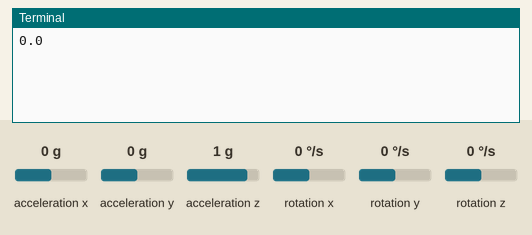
Simulated run of this program. Board: Raspberry Pi (BCM pin numbers). Shown: the last lines printed to the terminal. Inputs (shaded band) come from the test bench; at power-on: acceleration z 1 g, acceleration y 0 g, acceleration x 0 g, rotation x 0 °/s, rotation y 0 °/s, rotation z 0 °/s. The clock reads 2024-03-15 10:24:30 at power-on unless the program sets it.

Above: at 2.2 s.
2.3 s: acceleration z set to -1.4 g
At 2.9 s:
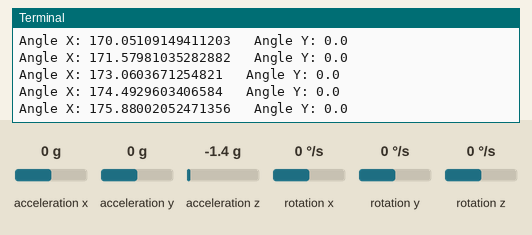
4.0 s: acceleration z set to 0 g
At 5.2 s:
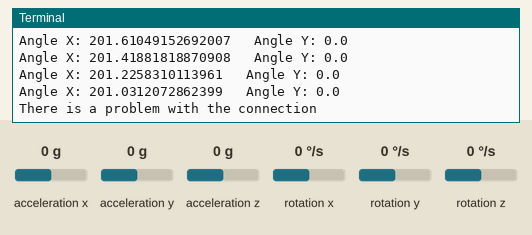
5.7 s: acceleration y set to -1.4 g
At 6.7 s:
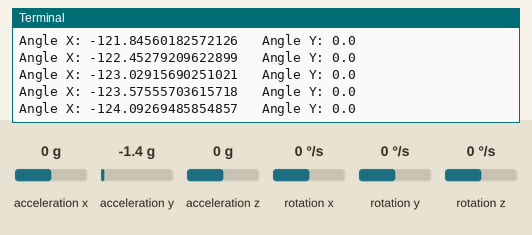
7.2 s: acceleration x set to -1.4 g
At 8.1 s:
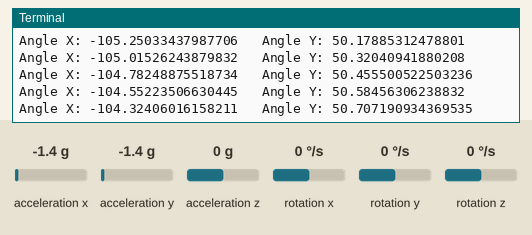
Timing chart, 0 to 9.7 s (numbered marks = the images above; inputs shaded):
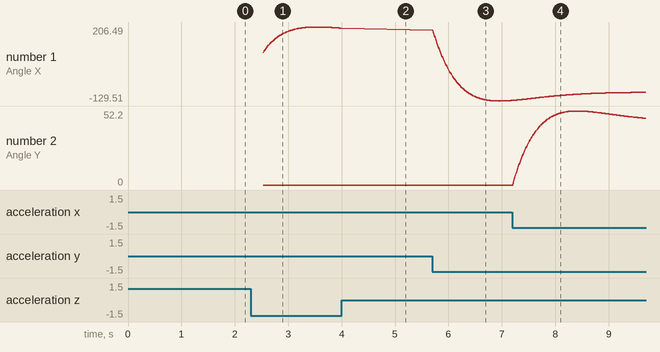

The program:

mpu-6050.py
```python
from Kalman import Kalman
import smbus
import time
import math

kalmanX = Kalman()
kalmanY = Kalman()

RestrictPitch= True
radToDeg = 57.2957786
kalmanAngleX = 0
kalmanAngleY = 0

#Bazı MPU6050 Registerları ve Registerların Adresleri
PWR_MGMT_1   = 0x6B
SMPLRT_DIV   = 0x19
CONFIG       = 0x1A
GYRO_CONFIG  = 0x1B
INT_ENABLE   = 0x38

ACCEL_XOUT_H = 0x3B #ACCEL_XOUT_L = 0x3C
ACCEL_YOUT_H = 0x3D #ACCEL_YOUT_L = 0x3E
ACCEL_ZOUT_H = 0x3F #ACCEL_ZOUT_L = 0x40

GYRO_XOUT_H  = 0x43 #GYRO_XOUT_L = 0x44
GYRO_YOUT_H  = 0x45 #GYRO_YOUT_L = 0x46
GYRO_ZOUT_H  = 0x47 #GYRO_ZOUT_L = 0x48

#Read the gyro and acceleromater values from MPU6050
def MPU_Init():
	#write to sample rate register
	bus.write_byte_data(DeviceAddress, SMPLRT_DIV, 7)

	#Write to power management register
	bus.write_byte_data(DeviceAddress, PWR_MGMT_1, 1)

	#Write to Configuration register
	#Setting DLPF (last three bit of 0X1A to 6 i.e '110' It removes the noise due to vibration.) https://ulrichbuschbaum.wordpress.com/2015/01/18/using-the-mpu6050s-dlpf/
	bus.write_byte_data(DeviceAddress, CONFIG, int('0000110',2))

	#Write to Gyro configuration register
	bus.write_byte_data(DeviceAddress, GYRO_CONFIG, 24)

	#Write to interrupt enable register
	bus.write_byte_data(DeviceAddress, INT_ENABLE, 1)


def read_raw_data(addr):
	#Accelero and Gyro value are 16-bit
        high = bus.read_byte_data(DeviceAddress, addr)
        low = bus.read_byte_data(DeviceAddress, addr+1)

        #concatenate higher and lower value
        value = ((high << 8) | low)

        #to get signed value from mpu6050
        if(value > 32768):
                value = value - 65536
        return value


bus = smbus.SMBus(1) 	# or bus = smbus.SMBus(0) for older version boards
DeviceAddress = 0x68   # MPU6050 device address

MPU_Init()

time.sleep(1)
#Read Accelerometer raw value
accX = read_raw_data(ACCEL_XOUT_H)
accY = read_raw_data(ACCEL_YOUT_H)
accZ = read_raw_data(ACCEL_ZOUT_H)

#print(accX,accY,accZ)
#print(math.sqrt((accY**2)+(accZ**2)))
if (RestrictPitch):
    roll = math.atan2(accY,accZ) * radToDeg
    pitch = math.atan(-accX/math.sqrt((accY**2)+(accZ**2))) * radToDeg
else:
    roll = math.atan(accY/math.sqrt((accX**2)+(accZ**2))) * radToDeg
    pitch = math.atan2(-accX,accZ) * radToDeg
print(roll)
kalmanX.setAngle(roll)
kalmanY.setAngle(pitch)
gyroXAngle = roll
gyroYAngle = pitch
compAngleX = roll
compAngleY = pitch

timer = time.time()
flag = 0
while True:
	if(flag >100): #Problem with the connection
		print("There is a problem with the connection")
		flag=0
		continue
	try:
	    #Read Accelerometer raw value
	    accX = read_raw_data(ACCEL_XOUT_H)
	    accY = read_raw_data(ACCEL_YOUT_H)
	    accZ = read_raw_data(ACCEL_ZOUT_H)

	    #Read Gyroscope raw value
	    gyroX = read_raw_data(GYRO_XOUT_H)
	    gyroY = read_raw_data(GYRO_YOUT_H)
	    gyroZ = read_raw_data(GYRO_ZOUT_H)

	    dt = time.time() - timer
	    timer = time.time()

	    if (RestrictPitch):
	        roll = math.atan2(accY,accZ) * radToDeg
	        pitch = math.atan(-accX/math.sqrt((accY**2)+(accZ**2))) * radToDeg
	    else:
	        roll = math.atan(accY/math.sqrt((accX**2)+(accZ**2))) * radToDeg
	        pitch = math.atan2(-accX,accZ) * radToDeg

	    gyroXRate = gyroX/131
	    gyroYRate = gyroY/131

	    if (RestrictPitch):

	        if((roll < -90 and kalAngleX >90) or (roll > 90 and kalAngleX < -90)):
	            kalmanX.setAngle(roll)
	            complAngleX = roll
	            kalAngleX   = roll
	            gyroXAngle  = roll
	        else:
	            kalAngleX = kalmanX.getAngle(roll,gyroXRate,dt)

	        if(abs(kalAngleX)>90):
	            gyroYRate  = -gyroYRate
	            kalAngleY  = kalmanY.getAngle(pitch,gyroYRate,dt)
	    else:

	        if((pitch < -90 and kalAngleY >90) or (pitch > 90 and kalAngleY < -90)):
	            kalmanY.setAngle(pitch)
	            complAngleY = pitch
	            kalAngleY   = pitch
	            gyroYAngle  = pitch
	        else:
	            kalAngleY = kalmanY.getAngle(pitch,gyroYRate,dt)

	        if(abs(kalAngleY)>90):
	            gyroXRate  = -gyroXRate
	            kalAngleX = kalmanX.getAngle(roll,gyroXRate,dt)

		#angle = (rate of change of angle) * change in time
	    gyroXAngle = gyroXRate * dt
	    gyroYAngle = gyroYAngle * dt

		#compAngle = constant * (old_compAngle + angle_obtained_from_gyro) + constant * angle_obtained from accelerometer
	    compAngleX = 0.93 * (compAngleX + gyroXRate * dt) + 0.07 * roll
	    compAngleY = 0.93 * (compAngleY + gyroYRate * dt) + 0.07 * pitch

	    if ((gyroXAngle < -180) or (gyroXAngle > 180)):
	        gyroXAngle = kalAngleX
	    if ((gyroYAngle < -180) or (gyroYAngle > 180)):
	        gyroYAngle = kalAngleY

	    print("Angle X: " + str(kalAngleX)+"   " +"Angle Y: " + str(kalAngleY))
	    #print(str(roll)+"  "+str(gyroXAngle)+"  "+str(compAngleX)+"  "+str(kalAngleX)+"  "+str(pitch)+"  "+str(gyroYAngle)+"  "+str(compAngleY)+"  "+str(kalAngleY))
	    time.sleep(0.005)

	except Exception as exc:
		flag += 1
```

Kalman.py
```python
class Kalman:

    # Kalman sınıfın constructor fonksiyonu
    def __init__(self):

        # Kalman filtresi değişkenleri

        self.QAngle = 0.001 # Accelometer için işlem gürültü varyans değeri set ediliyor
        self.QBias = 0.003 # Jiroskop sapması için işlem gürültü varyans değeri set ediliyor
        self.RMeasure = 0.03 # Ölçüm gürültüsünün varyans değeri set ediliyor

        self.angle = 0.0 # Açı resetlenir
        self.bias = 0.0 # Sapma resetlenir
        self.rate = 0.0 # Oran resetlenir

        self.P=[[0.0,0.0],[0.0,0.0]] # Hata kovaryans matrisi. Bu matris 2*2'liktir.

        self.K=[0.0,0.0] # Kalman kazanç vektörü

    def getAngle(self,newAngle, newRate,dt):

        # Zaman güncelleme denklemleri
        #Adım 1:

        self.rate = newRate - self.bias  # newRate son Jiroskop ölçüm değeridir.
        self.angle += dt * self.rate

        # Tahmini hata kovaryansını güncelle - Önümüzdeki hata kovaryansını yansıtın
        #Adım 2:

        self.P[0][0] += dt * (dt*self.P[1][1] -self.P[0][1] - self.P[1][0] + self.QAngle)
        self.P[0][1] -= dt * self.P[1][1]
        self.P[1][0] -= dt * self.P[1][1]
        self.P[1][1] += self.QBias * dt

        #Adım 4: Değişim Kovaryansı (Innovation covariance)

        s = self.P[0][0] + self.RMeasure # Tahmini hata

        #Adım 5: Kalman Kazancı Hesaplama (Kalman Gain)

        self.K[0] = self.P[0][0]/s
        self.K[1] = self.P[1][0]/s

        #Adım 3: Değişim (Innovation)
        y = newAngle - self.angle # Açı farkı

        #Adım 6: Açı güncellenir (Update the Angle)
        self.angle += self.K[0] * y
        self.bias  += self.K[1] * y

        #Adım 7: Tahmin hata varyansı hesaplanır (Calculate estimation error covariance - Update the error covariance)
        P00Temp = self.P[0][0]
        P01Temp = self.P[0][1]

        self.P[0][0] -= self.K[0] * P00Temp
        self.P[0][1] -= self.K[0] * P01Temp
        self.P[1][0] -= self.K[1] * P00Temp
        self.P[1][1] -= self.K[1] * P01Temp

        return self.angle

    def setAngle(self,angle):
        self.angle = angle

    def getQAngle(self,QAngle):
        return self.QAngle

    def setQAngle(self,QAngle):
        self.QAngle = QAngle

    def getQBias(self,QBias):
        return self.QBias

    def setQBias(self,QBias):
        self.QBias = QBias

    def  getRMeasure(self,RMeasure):
        return self.RMeasure

    def setRMeasure(self,RMeasure):
        self.RMeasure = RMeasure

    def getRate(self,rate):
        return self.rate
```

Measured:
- after the input at 2.3 s, the terminal: prints a new line after 0.23 s (image 1)
